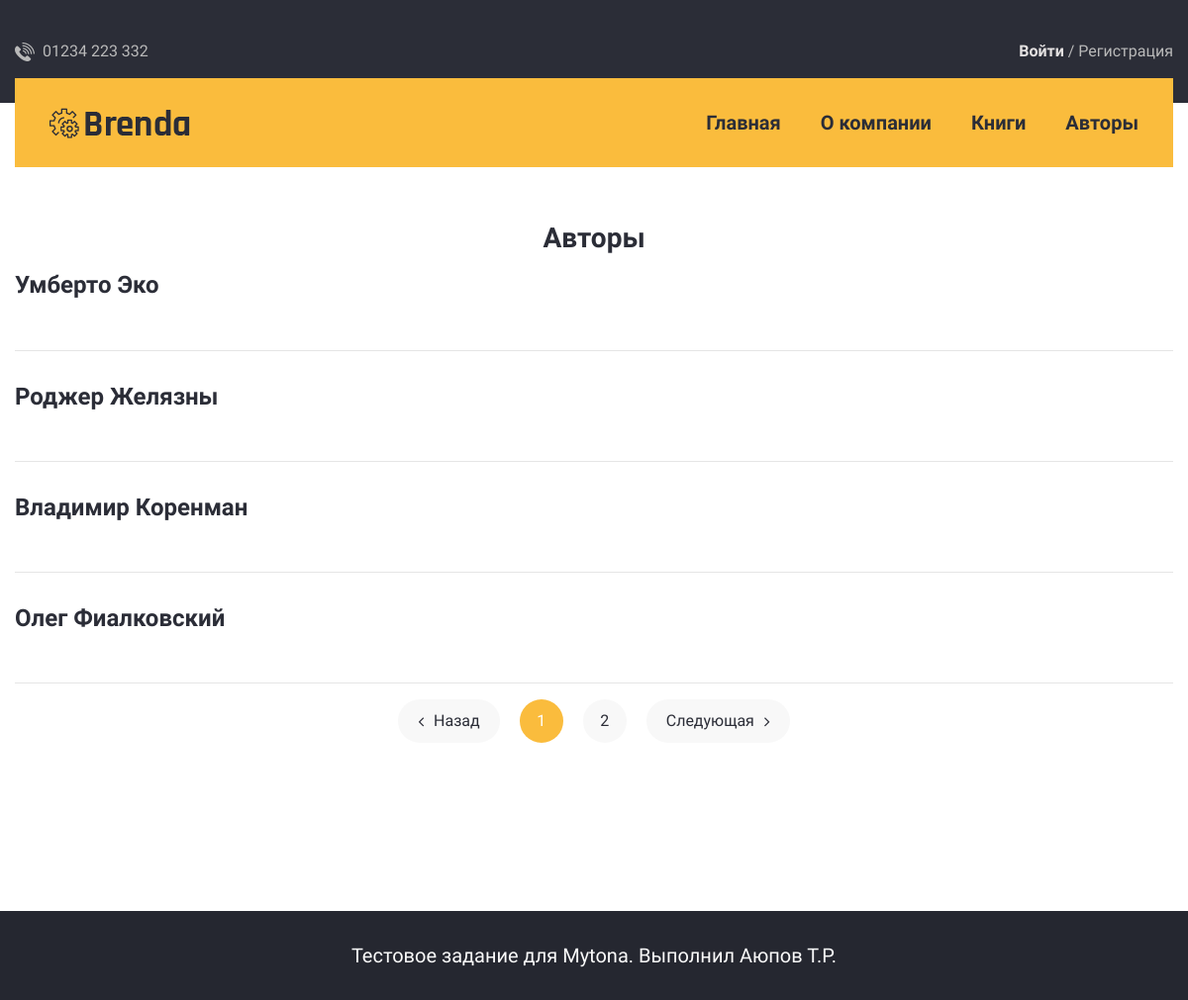
/books/authors, run on the app's committed database.
### library/models.py (models this page shows, shortened)
class Author(models.Model):
    first_name = models.CharField(max_length=150, verbose_name=_('first name'), null=True, blank=True)
    second_name = models.CharField(max_length=150, verbose_name=_('second name'), null=True, blank=True)

### library/views.py (the view)
# urls.py: path('authors', AuthorList.as_view(), name='author_list'),
class AuthorList(ListView):
    model = Author
    paginate_by = 4

### library/templates/library/author_list.html (shortened to what this page needs)
{% extends 'test3_mytona/index.html' %}
{% load static %}
{% block content %}
<br><br><br><br>
<h4 align="center">Авторы</h4>
<div class="service-section space__bottom--r120">
    <div class="container">
        <div class="row">
            <div class="col-lg-12">
                <div class="service-item-wrapper space__bottom--m40">
                    <div class="service-grid-item">
                        <div class="service-grid-item__content">
                            {% for i in page_obj %}
                            <h3 class="title">
                                <a href="{{ i.get_absolute_url }}">{{ i.first_name }} {{ i.second_name }}</a>
                            </h3><br>
                            <hr>
                            {% empty %}
                                <h3>Книги отсутствуют</h3>
                            {% endfor %}
                            <div class="row ">
                                <div class="col">
                                    <ul class="page-pagination space__top--30">
                                    {% if page_obj.has_previous %}
                                        <li><a href="?page={{ page_obj.previous_page_number }}"><i class="fa fa-angle-left"></i>Назад</a></li>
                                    {% else %}
                                        <li class="page-item disabled"><a href=""><i class="fa fa-angle-left"></i> Назад</a></li>
                                    {% endif %}
                                    {% for i in page_obj.paginator.page_range %}
                                        {% if i != page_obj.number %}
                                        <li><a href="?page={{ i }}">{{ i }}</a></li>
                                        {% else %}
                                        <li class="active"><a href="#"><span>{{ i }}</span></a></li>
                                        {% endif %}
                                    {% endfor %}
                                    {% if page_obj.has_next %}
                                        <li><a href="?page={{ page_obj.next_page_number }}"><i class="fa fa-angle-right"></i>Следующая</a></li>
                                    {% else %}
                                        <li class="page-item disabled"><a href=""><i class="fa fa-angle-right"></i>Следующая</a></li>
                                    {% endif %}
                                    </ul>
                                </div>
                            </div>
                        </div>
                    </div>
                </div>
            </div>
        </div>
    </div>
</div>
{% endblock content %}

### data on the page
Author: first_name "Умберто", second_name "Эко"
Author: first_name "Роджер", second_name "Желязны"
Author: first_name "Владимир", second_name "Коренман"
Author: first_name "Олег", second_name "Фиалковский"

### other printed values
{{ i }} "1"
{{ i }} "2"
